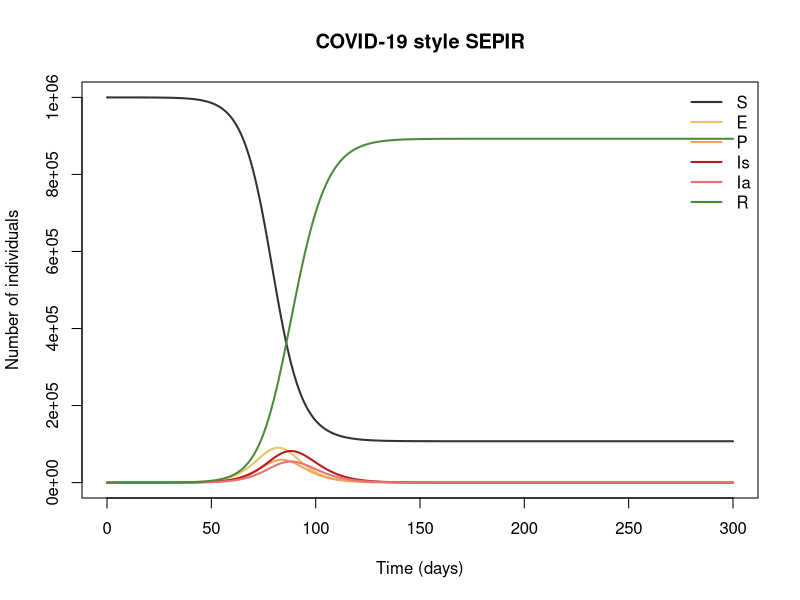
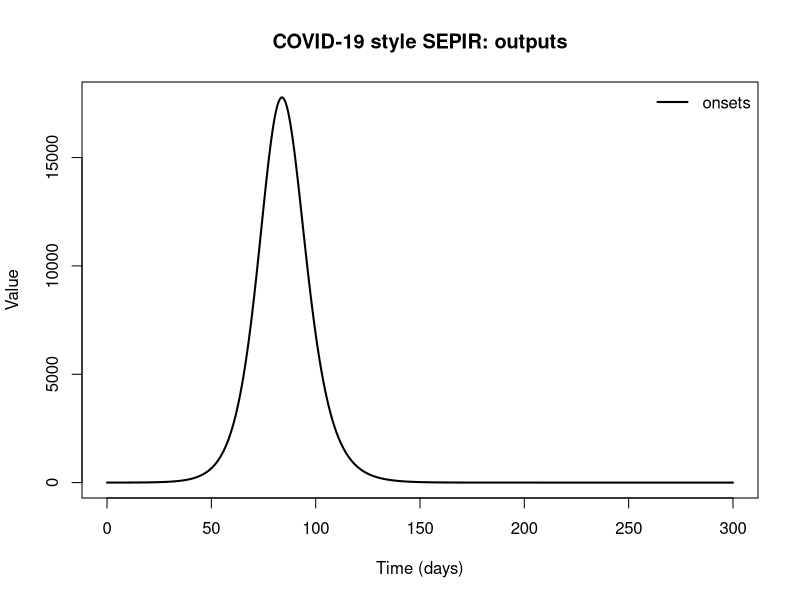

The R source for these figures, in order:
## COVID-19 style SEPIR
## Latent (E), pre-symptomatic infectious (P), then symptomatic (Is) or asymptomatic (Ia) infection.
## Reference: Davies et al. (2020), Nature Medicine 26:1205-1211 (structure)
##
## Generated from a compartmental model diagram (model format v1).
## Regenerating from the same diagram always gives this exact file.
##
## Compartments: S, E, P, Is, Ia, R
## Flows (time unit: days):
##   S -> E   : lam * S
##   E -> P   : sigma * E
##   P -> Is  : delta * ps * P
##   P -> Ia  : delta * (1 - ps) * P
##   Is -> R  : gamma * Is
##   Ia -> R  : gamma * Ia

library(deSolve)

# ---- Time ------------------------------------------------------------
times <- seq(0, 300, by = 0.5)  # days

# ---- Parameters ------------------------------------------------------
parameters <- c(
  R0 = 2.5,       # basic reproduction number
  sigma = 1 / 3,  # 1/(latent period)
  delta = 1 / 2,  # 1/(pre-symptomatic period)
  gamma = 1 / 5,  # 1/(infectious period after the pre-symptomatic stage)
  ps = 0.6,       # proportion symptomatic
  rP = 1,         # relative infectiousness, pre-symptomatic
  rA = 0.5        # relative infectiousness, asymptomatic
)

# ---- Initial conditions ----------------------------------------------
state <- c(
  S = 999990,  # Susceptible
  E = 10,      # Latent
  P = 0,       # Pre-symptomatic
  Is = 0,      # Symptomatic
  Ia = 0,      # Asymptomatic
  R = 0        # Recovered
)

# ---- Model equations -------------------------------------------------
covid_sepiar_model <- function(t, state, parameters) {
  with(as.list(c(state, parameters)), {
    # Total population
    N <- S + E + P + Is + Ia + R

    # Derived quantities
    beta <- R0 / (rP / delta + (ps + (1 - ps) * rA) / gamma)  # transmission rate implied by R0
    lam <- beta * (rP * P + Is + rA * Ia) / N                 # force of infection

    # Flows recorded as outputs
    onsets <- delta * ps * P

    # Rates of change
    dS <- -lam * S
    dE <- lam * S - sigma * E
    dP <- sigma * E - delta * ps * P - delta * (1 - ps) * P
    dIs <- delta * ps * P - gamma * Is
    dIa <- delta * (1 - ps) * P - gamma * Ia
    dR <- gamma * Is + gamma * Ia

    list(c(dS, dE, dP, dIs, dIa, dR), c(onsets = onsets))
  })
}

# ---- Solve -----------------------------------------------------------
out <- ode(y = state, times = times, func = covid_sepiar_model, parms = parameters)
out <- as.data.frame(out)

# ---- Plot ------------------------------------------------------------
compartment_cols <- c(S = "#333333", E = "#E8C468", P = "#F0A35E", Is = "#B71C1C", Ia = "#E57373", R = "#4E8A3E")
matplot(out$time, out[, names(compartment_cols)], type = "l", lty = 1, lwd = 2,
        col = compartment_cols, xlab = "Time (days)", ylab = "Number of individuals",
        main = "COVID-19 style SEPIR")
legend("topright", legend = names(compartment_cols), col = compartment_cols,
       lty = 1, lwd = 2, bty = "n")

output_names <- c("onsets")
matplot(out$time, out[, output_names, drop = FALSE], type = "l", lty = 1, lwd = 2,
        col = seq_along(output_names), xlab = "Time (days)", ylab = "Value",
        main = "COVID-19 style SEPIR: outputs")
legend("topright", legend = output_names, col = seq_along(output_names),
       lty = 1, lwd = 2, bty = "n")
